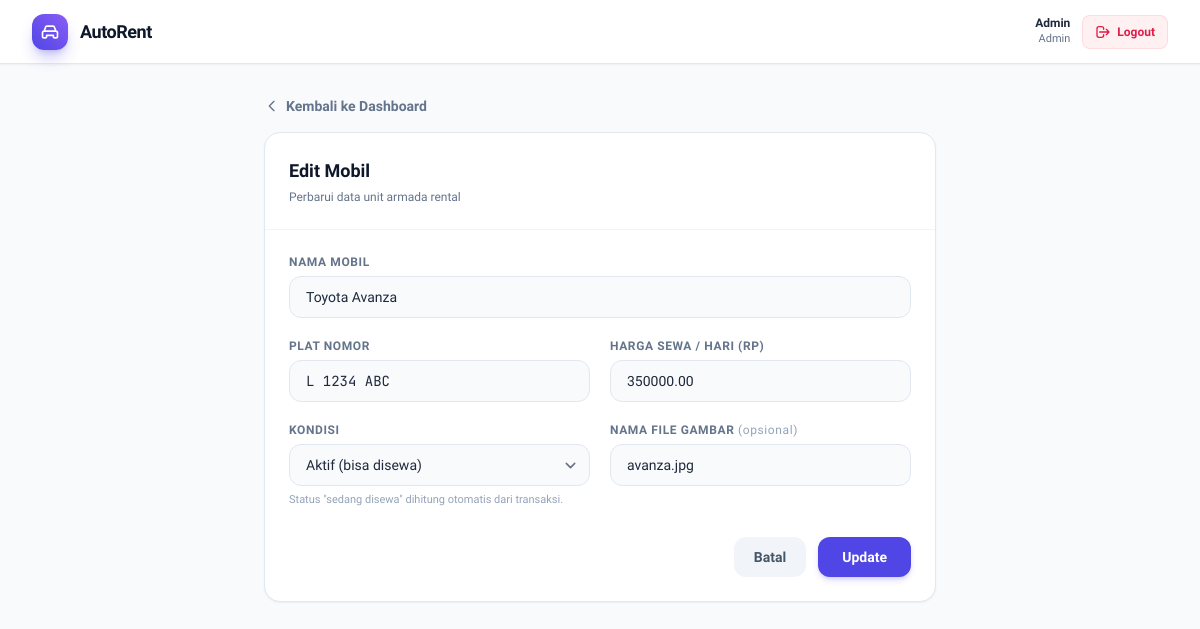
/mobil_update.php?id=1 (signed in), run on the app's committed database.
### tables this page shows
CREATE TABLE IF NOT EXISTS mobil (
    id_mobil SERIAL PRIMARY KEY,
    nama_mobil VARCHAR(100) NOT NULL,
    plat_nomor VARCHAR(20) UNIQUE NOT NULL,
    harga_sewa_per_hari NUMERIC(10,2) NOT NULL,
    status VARCHAR(20) NOT NULL DEFAULT 'tersedia' CHECK (status IN ('tersedia', 'disewa', 'perbaikan')),
    gambar VARCHAR(255),
    created_at TIMESTAMP DEFAULT CURRENT_TIMESTAMP
);

### bootstrap.php (called while the page is built, shortened)
<?php
spl_autoload_register(function (string $nama_class) {
 $file = __DIR__."/model/" . strtolower($nama_class) . ".php";
 if (file_exists($file)) {
 return;
 }
});

### model/database.php (called while the page is built, shortened)
<?php
class Database
{
    private static ?Database $instance = null;
    private string $host = 'localhost';
    private string $port = '3306';
    private string $dbname = 'persewaan_mobil';
    private string $username = 'root';
    private string $password = '';
    private ?PDO $dbconn = null;
    public static function getInstance(): Database
    {
        if (self::$instance === null) {
            self::$instance = new self();
        }
        return self::$instance;
    }
    public function init_connect(): void
    {
        try {
            $dsn = "mysql:host={$this->host};port={$this->port};dbname={$this->dbname};charset=utf8mb4";
            $this->dbconn = new PDO($dsn, $this->username, $this->password);
            $this->dbconn->setAttribute(PDO::ATTR_ERRMODE, PDO::ERRMODE_EXCEPTION);
        } catch (PDOException $e) {
            throw new DatabaseException("Koneksi ke database {$this->dbname} tidak dapat dibentuk. Error: " . $e->getMessage());
        }
    }
    public function query(string $sql, array $params = [])
    {
        try {
            $sql = preg_replace('/\$[0-9]+/', '?', $sql);
            $stmt = $this->dbconn->prepare($sql);
            $stmt->execute(array_values($params));
            return $stmt;
        } catch (PDOException $e) {
            throw new DatabaseException("Query Error: " . $e->getMessage());
        }
    }
    public function fetchOne($result): ?array
    {
        $row = $result->fetch(PDO::FETCH_ASSOC);
        return $row ?: null;
    }
}

### model/mobil.php (called while the page is built, shortened)
<?php
class Mobil {
    private $dbconn;
    public function __construct()
    {
        $this->dbconn = Database::getInstance();
    }
    public function getById(int $id): ?array
    {
        $result = $this->dbconn->query('SELECT * FROM mobil WHERE id_mobil = $1 LIMIT 1', [$id]);
        return $this->dbconn->fetchOne($result);
    }
}

### mobil_update.php (the view, shortened to what this page needs)
<?php
require_once __DIR__ . '/bootstrap.php';
$mobilModel = new Mobil();
$id = (int) ($_GET['id'] ?? 0);
$mobil = $mobilModel->getById($id);
$inputCls = 'w-full text-sm bg-slate-50 border border-slate-200 rounded-xl px-4 py-2.5 text-slate-800 placeholder-slate-400 focus:bg-white focus:outline-none focus:ring-2 focus:ring-brand-500/20 focus:border-brand-500 transition-all';
$labelCls = 'block text-xs font-bold uppercase tracking-wider text-slate-500 mb-1.5';
?>
<!DOCTYPE html>
<html lang="id">
<head>
    <script src="https://cdn.tailwindcss.com?plugins=forms"></script>
</head>
<body class="font-sans text-slate-800 antialiased min-h-screen bg-slate-50 flex flex-col">
    <div class="app-main flex-1 flex flex-col min-w-0">
        <header class="h-16 bg-white border-b border-slate-200 sticky top-0 z-20 px-4 sm:px-8 flex items-center justify-between gap-4 shadow-sm">
            <a href="dashboard.php" class="flex items-center gap-3 shrink-0">
                <div class="w-9 h-9 rounded-xl bg-gradient-to-tr from-indigo-600 to-violet-500 flex items-center justify-center text-white shadow-lg shadow-indigo-600/30">
                </div>
                <span class="font-bold tracking-tight text-lg text-slate-900">AutoRent</span>
            </a>
            <div class="flex items-center gap-3 shrink-0">
                <div class="text-right hidden sm:block">
                    <p class="text-xs font-semibold text-slate-800">Admin</p>
                    <p class="text-[11px] text-slate-500">Admin</p>
                </div>
                <a href="logout.php" title="Logout"
                   class="inline-flex items-center gap-1.5 px-3 py-2 text-xs font-semibold rounded-lg bg-rose-50 text-rose-600 hover:bg-rose-100 border border-rose-200/60 transition-colors">
                    <svg class="w-4 h-4" fill="none" stroke="currentColor" viewBox="0 0 24 24"><path d="M17 16l4-4m0 0l-4-4m4 4H7m6 4v1a3 3 0 01-3 3H6a3 3 0 01-3-3V7a3 3 0 013-3h4a3 3 0 013 3v1" stroke-linecap="round" stroke-linejoin="round" stroke-width="2"></path></svg>
                    Logout
                </a>
            </div>
        </header>
        <main class="p-4 sm:p-8 flex-1">
            <div class="max-w-2xl mx-auto">
                <a href="dashboard.php" class="inline-flex items-center gap-1.5 text-sm font-semibold text-slate-500 hover:text-brand-600 transition-colors mb-4">
                    <svg class="w-4 h-4" fill="none" stroke="currentColor" viewBox="0 0 24 24"><path d="M15 19l-7-7 7-7" stroke-linecap="round" stroke-linejoin="round" stroke-width="2"></path></svg>
                    Kembali ke Dashboard
                </a>
                <section class="bg-white rounded-2xl border border-slate-200 shadow-sm overflow-hidden">
                    <div class="p-6 border-b border-slate-100">
                        <h1 class="text-lg font-bold text-slate-900">Edit Mobil</h1>
                        <p class="text-xs text-slate-500 mt-1">Perbarui data unit armada rental</p>
                    </div>
                    <form method="POST" class="p-6 space-y-5">
                        <div>
                            <label class="<?= $labelCls ?>" for="nama_mobil">Nama Mobil</label>
                            <input class="<?= $inputCls ?>" type="text" id="nama_mobil" name="nama_mobil" value="<?= htmlspecialchars($mobil['nama_mobil']) ?>" required>
                        </div>
                        <div class="grid grid-cols-1 sm:grid-cols-2 gap-5">
                            <div>
                                <label class="<?= $labelCls ?>" for="plat_nomor">Plat Nomor</label>
                                <input class="<?= $inputCls ?> font-mono" type="text" id="plat_nomor" name="plat_nomor" value="<?= htmlspecialchars($mobil['plat_nomor']) ?>" required>
                            </div>
                            <div>
                                <label class="<?= $labelCls ?>" for="harga_sewa_per_hari">Harga Sewa / Hari (Rp)</label>
                                <input class="<?= $inputCls ?>" type="number" id="harga_sewa_per_hari" name="harga_sewa_per_hari" value="<?= htmlspecialchars($mobil['harga_sewa_per_hari']) ?>" min="0" step="1000" required>
                            </div>
                        </div>
                        <div class="grid grid-cols-1 sm:grid-cols-2 gap-5">
                            <div>
                                <label class="<?= $labelCls ?>" for="status">Kondisi</label>
                                <select class="<?= $inputCls ?>" id="status" name="status">
                                    <option value="tersedia" <?= $mobil['status'] !== 'perbaikan' ? 'selected' : '' ?>>Aktif (bisa disewa)</option>
                                </select>
                                <p class="text-[11px] text-slate-400 mt-1.5">Status &quot;sedang disewa&quot; dihitung otomatis dari transaksi.</p>
                            </div>
                            <div>
                                <label class="<?= $labelCls ?>" for="gambar">Nama File Gambar <span class="normal-case font-medium text-slate-400">(opsional)</span></label>
                                <input class="<?= $inputCls ?>" type="text" id="gambar" name="gambar" value="<?= htmlspecialchars($mobil['gambar'] ?? '') ?>" placeholder="avanza.jpg">
                            </div>
                        </div>
                        <div class="flex items-center justify-end gap-3 pt-2">
                            <a href="dashboard.php" class="px-5 py-2.5 rounded-xl text-sm font-semibold text-slate-600 bg-slate-100 hover:bg-slate-200 transition-colors">Batal</a>
                            <button type="submit" class="px-6 py-2.5 rounded-xl bg-brand-600 hover:bg-brand-500 text-white text-sm font-semibold shadow-md shadow-brand-600/20 transition-colors">Update</button>
                        </div>
                    </form>
                </section>
            </div>
        </main>
    </div>
</body>
</html>

### data on the page
mobil: nama_mobil "Toyota Avanza", plat_nomor "L 1234 ABC", harga_sewa_per_hari "350000.00", status "Aktif (bisa disewa)", gambar "avanza.jpg"
